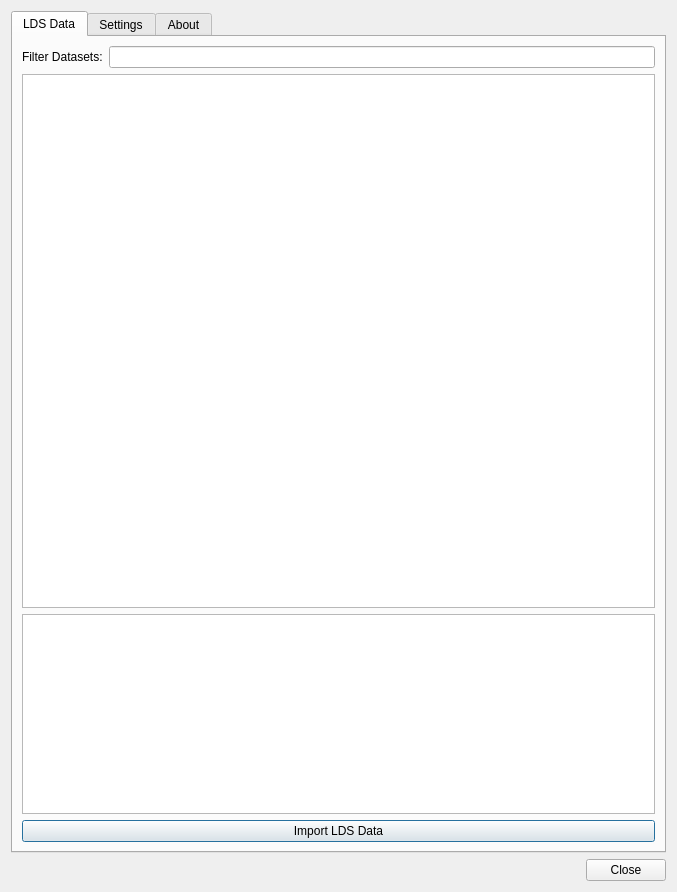
<?xml version="1.0" encoding="UTF-8"?>
<ui version="4.0">
 <class>QgisLdsPluginDialogBase</class>
 <widget class="QDialog" name="QgisLdsPluginDialogBase">
  <property name="geometry">
   <rect>
    <x>0</x>
    <y>0</y>
    <width>677</width>
    <height>892</height>
   </rect>
  </property>
  <property name="windowTitle">
   <string>QGIS-LDS-Plugin</string>
  </property>
  <layout class="QVBoxLayout" name="verticalLayout">
   <item>
    <widget class="QTabWidget" name="tabWidget">
     <property name="currentIndex">
      <number>0</number>
     </property>
     <widget class="QWidget" name="tab">
      <attribute name="title">
       <string>LDS Data</string>
      </attribute>
      <layout class="QGridLayout" name="gridLayout">
       <item row="3" column="0">
        <widget class="QPushButton" name="uBtnImport">
         <property name="text">
          <string>Import LDS Data</string>
         </property>
        </widget>
       </item>
       <item row="0" column="0">
        <layout class="QHBoxLayout" name="horizontalLayout">
         <item>
          <widget class="QLabel" name="label">
           <property name="text">
            <string>Filter Datasets:</string>
           </property>
          </widget>
         </item>
         <item>
          <widget class="QLineEdit" name="uTextFilter"/>
         </item>
        </layout>
       </item>
       <item row="2" column="0">
        <widget class="QTextEdit" name="uTextDescription">
         <property name="maximumSize">
          <size>
           <width>16777215</width>
           <height>200</height>
          </size>
         </property>
        </widget>
       </item>
       <item row="1" column="0">
        <widget class="QTableView" name="uDatasetsTableView">
         <property name="alternatingRowColors">
          <bool>true</bool>
         </property>
         <property name="selectionMode">
          <enum>QAbstractItemView::SingleSelection</enum>
         </property>
         <property name="selectionBehavior">
          <enum>QAbstractItemView::SelectRows</enum>
         </property>
         <attribute name="horizontalHeaderStretchLastSection">
          <bool>false</bool>
         </attribute>
         <attribute name="verticalHeaderShowSortIndicator" stdset="0">
          <bool>true</bool>
         </attribute>
         <attribute name="verticalHeaderStretchLastSection">
          <bool>true</bool>
         </attribute>
        </widget>
       </item>
      </layout>
     </widget>
     <widget class="QWidget" name="tab_2">
      <attribute name="title">
       <string>Settings</string>
      </attribute>
      <layout class="QGridLayout" name="gridLayout_2">
       <item row="1" column="0">
        <layout class="QHBoxLayout" name="horizontalLayout_2">
         <item>
          <widget class="QLabel" name="label_2">
           <property name="text">
            <string>API Key:</string>
           </property>
          </widget>
         </item>
         <item>
          <widget class="QLineEdit" name="uTextAPIKey"/>
         </item>
         <item>
          <widget class="QPushButton" name="uBtnSaveKey">
           <property name="text">
            <string>Save Key</string>
           </property>
          </widget>
         </item>
        </layout>
       </item>
       <item row="3" column="0">
        <spacer name="verticalSpacer">
         <property name="orientation">
          <enum>Qt::Vertical</enum>
         </property>
         <property name="sizeHint" stdset="0">
          <size>
           <width>20</width>
           <height>40</height>
          </size>
         </property>
        </spacer>
       </item>
       <item row="0" column="0">
        <widget class="QLabel" name="label_3">
         <property name="text">
          <string>&lt;html&gt;&lt;head/&gt;&lt;body&gt;&lt;p&gt;&lt;span style=&quot; font-weight:600;&quot;&gt;&lt;br/&gt;API KEY:&lt;/span&gt;&lt;/p&gt;&lt;p&gt;Please add your API key here to allow connection to the LINZ Data Service.&lt;br/&gt;For more , please see the &lt;a href=&quot;http://www.linz.govt.nz/data/linz-data-service/guides-and-documentation/creating-an-api-key&quot;&gt;&lt;span style=&quot; text-decoration: underline; color:#0000ff;&quot;&gt;LINZ website&lt;/span&gt;&lt;/a&gt;&lt;/p&gt;&lt;/body&gt;&lt;/html&gt;</string>
         </property>
         <property name="openExternalLinks">
          <bool>true</bool>
         </property>
        </widget>
       </item>
      </layout>
     </widget>
     <widget class="QWidget" name="tab_3">
      <attribute name="title">
       <string>About</string>
      </attribute>
     </widget>
    </widget>
   </item>
   <item>
    <widget class="QDialogButtonBox" name="buttonBox">
     <property name="standardButtons">
      <set>QDialogButtonBox::Close</set>
     </property>
    </widget>
   </item>
  </layout>
 </widget>
 <resources/>
 <connections/>
</ui>
